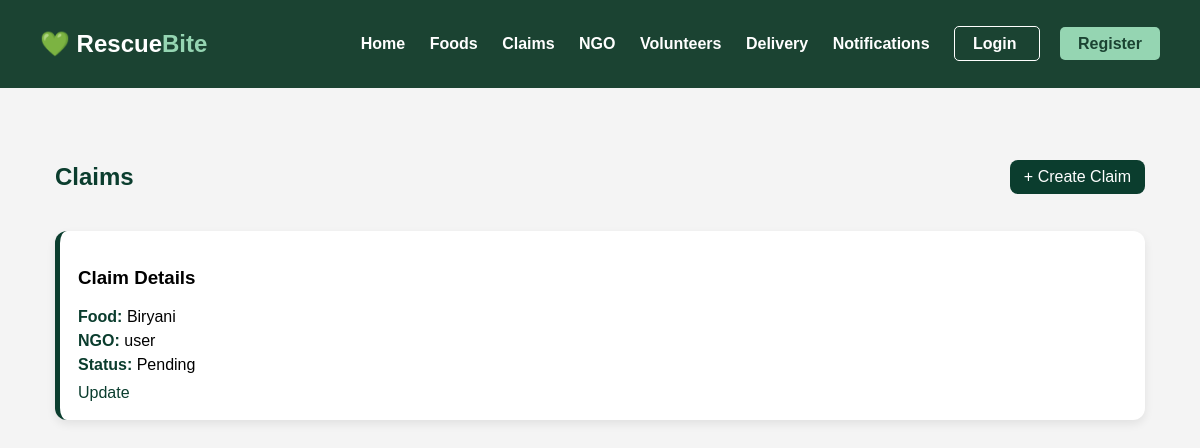
The app's page /donation/claims/, older data.
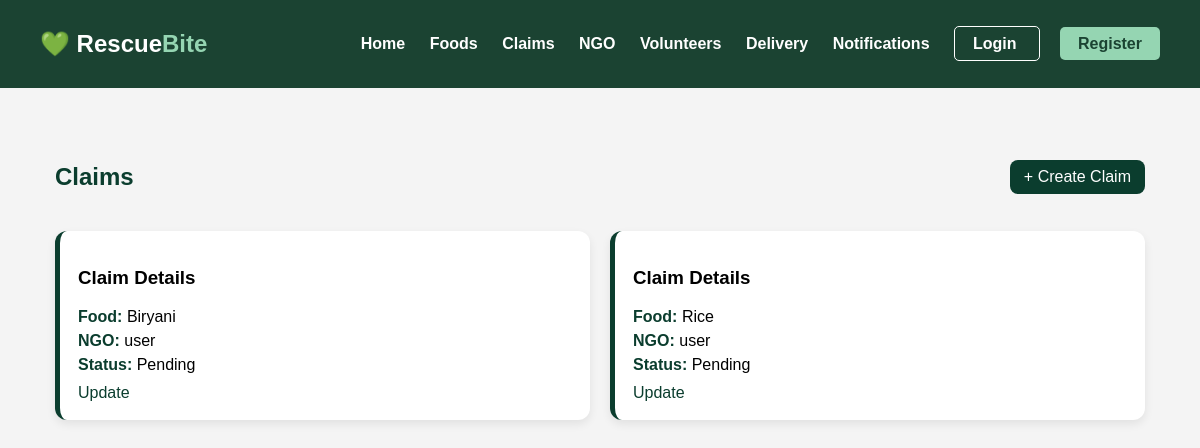
The same page, newer data.
### donation/models.py (models this page shows, shortened)
class Claim(models.Model):
    food = models.ForeignKey(FoodItem,
                             on_delete=models.CASCADE)
    ngo = models.ForeignKey(User,
                            on_delete=models.CASCADE)
    status = models.CharField(max_length=50,
                              default='Pending')

class FoodItem(models.Model):
    restaurant = models.ForeignKey(User,
                                   on_delete=models.CASCADE)
    food_name = models.CharField(max_length=100)
    quantity = models.IntegerField()
    status = models.CharField(max_length=50,
                              default='Available')

### donation/views.py (the view)
def claim_list(request):
    claims = Claim.objects.all()
    return render(request,
                  'donation/claim_list.html',
                  {'claims': claims})

### donation/templates/donation/claim_list.html
{% extends 'base.html' %}
{% block content %}
<div class="claim-page">
    <div class="claim-header">
        <h2>Claims</h2>
        <a class="add-btn" href="/donation/create-claim/">
            + Create Claim
        </a>
    </div>
    <div class="claim-grid">
        {% for claim in claims %}
        <div class="claim-card">
            <h3>Claim Details</h3>
            <p><b>Food:</b> {{ claim.food.food_name }}</p>
            <p><b>NGO:</b> {{ claim.ngo.username }}</p>
            <p><b>Status:</b> {{ claim.status }}</p>
            <div class="actions">
                <a href="/donation/update-claim/{{ claim.id }}/">Update</a>
            </div>
        </div>
        {% endfor %}
    </div>
</div>
{% endblock %}

Row changes from the older to the newer data that the page shows:
added Claim: food.food_name "Rice", ngo.username "user", status "Pending"
